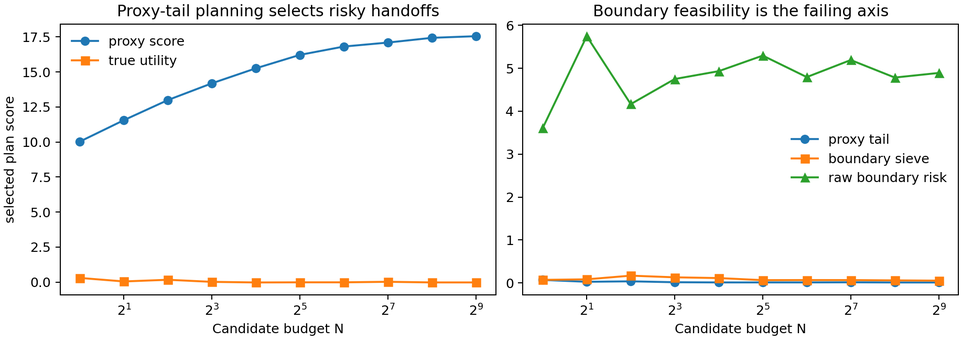
#> input picture paper/figures/handoff_tail_degradation.png, 962 x 340 px, shrunk from 1835 x 648 before the run
$ python build_fallback_pdf.py
#> lines starting #> are read from the running program, lines starting #| are printed output that depends on the picture
from __future__ import annotations

import textwrap
from pathlib import Path

import matplotlib.pyplot as plt
from matplotlib.backends.backend_pdf import PdfPages


ROOT = Path(__file__).resolve().parents[1]
PAPER = ROOT / "paper"
FINAL = PAPER / "final"


def add_text_page(pdf: PdfPages, title: str, paragraphs: list[str]) -> None:
#> called with title = 'Handoff-Feasibility Audits'
    fig = plt.figure(figsize=(8.5, 11))
    fig.patch.set_facecolor("white")
    y = 0.94
    fig.text(0.08, y, title, fontsize=18, weight="bold", va="top")
    y -= 0.06
    for paragraph in paragraphs:
        for line in textwrap.wrap(paragraph, width=92):
            fig.text(0.08, y, line, fontsize=10.5, va="top")
            y -= 0.022
            if y < 0.08:
                pdf.savefig(fig)
                plt.close(fig)
                fig = plt.figure(figsize=(8.5, 11))
                fig.patch.set_facecolor("white")
                y = 0.94
        y -= 0.018
    pdf.savefig(fig)
    plt.close(fig)


def add_image_page(pdf: PdfPages, image_path: Path, title: str) -> None:
#> called with title = 'Proxy-Tail Handoff Degradation'
    fig = plt.figure(figsize=(8.5, 11))
    fig.patch.set_facecolor("white")
    fig.text(0.08, 0.94, title, fontsize=16, weight="bold", va="top")
    if image_path.exists():
        image = plt.imread(image_path)
#> image is the input picture: shape (340, 962, 4) float32; mean R, G, B, A 0.962, 0.962, 0.957, 1
        ax = fig.add_axes([0.08, 0.18, 0.84, 0.66])
        ax.imshow(image)
        ax.axis("off")
    else:
        fig.text(0.08, 0.82, f"Missing figure: {image_path}", fontsize=11)
    pdf.savefig(fig)
    plt.close(fig)


def main() -> None:
    FINAL.mkdir(parents=True, exist_ok=True)
    out = FINAL / "best of n hierarchical skill options-v4.pdf"
    paragraphs = [
        "Handoff-Feasibility Audits for Hierarchical Skill-Chain Planners",
        "Anonymous ICLR-style draft fallback. Local LaTeX compilation was unavailable or failed; see paper/final/build_log.md for the exact build status.",
        "Abstract: Hierarchical robot planners compose learned skills, options, or subgoals with a high-level scorer. Proxy-tail planning samples many abstract plans and executes the highest proxy-scoring plan. This controlled mechanism study shows that when the proxy is miscalibrated at option boundaries, increasing N can select plans that look better abstractly but are less executable because their initiation sets, termination distributions, and handoffs are unsafe.",
        "Main result: in the generated sweep, proxy-tail planning raises selected proxy score while reducing option-chain executability at high N. Handoff-Calibrated Sieve improves large-budget true utility using only public boundary diagnostics.",
        "This fallback PDF is intentionally minimal. The full LaTeX source remains in paper/main.tex and uses the official ICLR 2026 style files when a TeX toolchain is available.",
    ]
    with PdfPages(out) as pdf:
        add_text_page(pdf, "Handoff-Feasibility Audits", paragraphs)
        add_image_page(pdf, PAPER / "figures" / "handoff_tail_degradation.png", "Proxy-Tail Handoff Degradation")
        add_image_page(pdf, PAPER / "figures" / "repair_comparison.png", "Boundary Sieve Repair")
#> call 2 of add_image_page, with title = 'Boundary Sieve Repair'
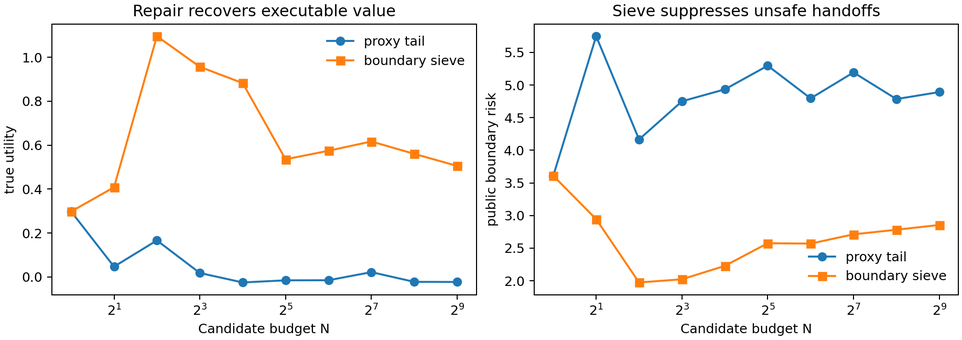
#> input picture paper/figures/repair_comparison.png, 962 x 340 px, shrunk from 1835 x 648 before the run
#> in add_image_page, image is the input picture: shape (340, 962, 4) float32; mean R, G, B, A 0.965, 0.963, 0.96, 1
        add_image_page(pdf, PAPER / "figures" / "boundary_component_ablation.png", "Boundary Component Ablation")
#> call 3 of add_image_page, with title = 'Boundary Component Ablation'
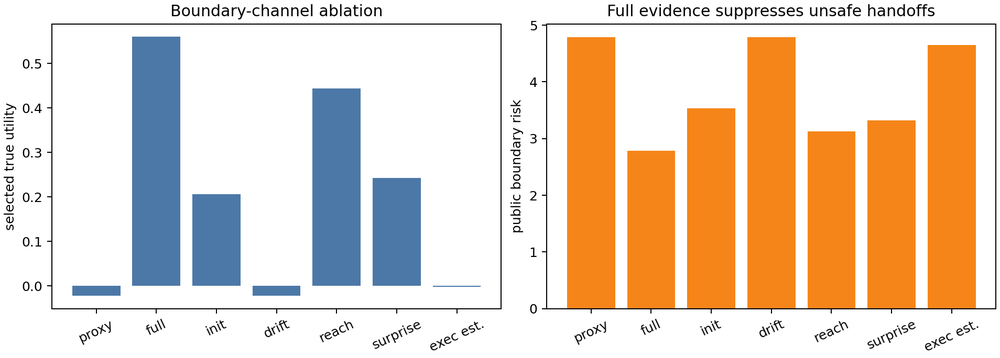
#> input picture paper/figures/boundary_component_ablation.png, 1000 x 358 px, shrunk from 1908 x 684 before the run
#> in add_image_page, image is the input picture: shape (358, 1000, 4) float32; mean R, G, B, A 0.905, 0.83, 0.76, 1
        add_image_page(pdf, PAPER / "figures" / "diagnostic_noise_sensitivity.png", "Diagnostic Noise Sensitivity")
#> call 4 of add_image_page, with title = 'Diagnostic Noise Sensitivity'
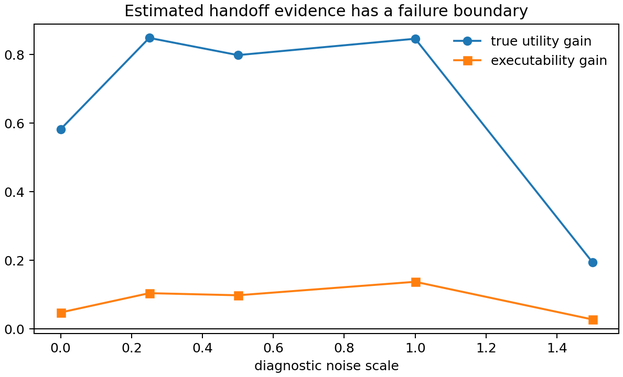
#> input picture paper/figures/diagnostic_noise_sensitivity.png, 623 x 377 px, shrunk from 1188 x 720 before the run
#> in add_image_page, image is the input picture: shape (377, 623, 4) float32; mean R, G, B, A 0.968, 0.967, 0.966, 1
        add_image_page(pdf, PAPER / "figures" / "rank_tail_calibration.png", "Rank-Tail Calibration")
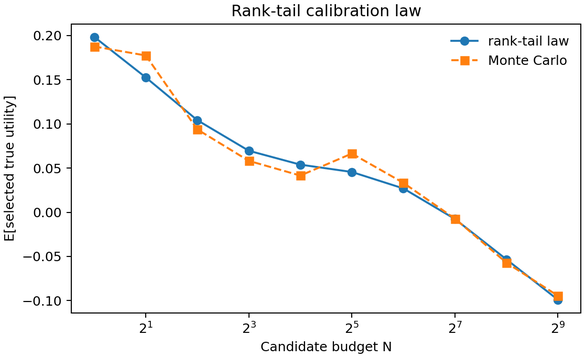
#> input picture paper/figures/rank_tail_calibration.png, 585 x 358 px, shrunk from 1116 x 684 before the run
#> in add_image_page, image is the input picture: shape (358, 585, 4) float32; mean R, G, B, A 0.972, 0.97, 0.968, 1
    print(out)


if __name__ == "__main__":
    main()
